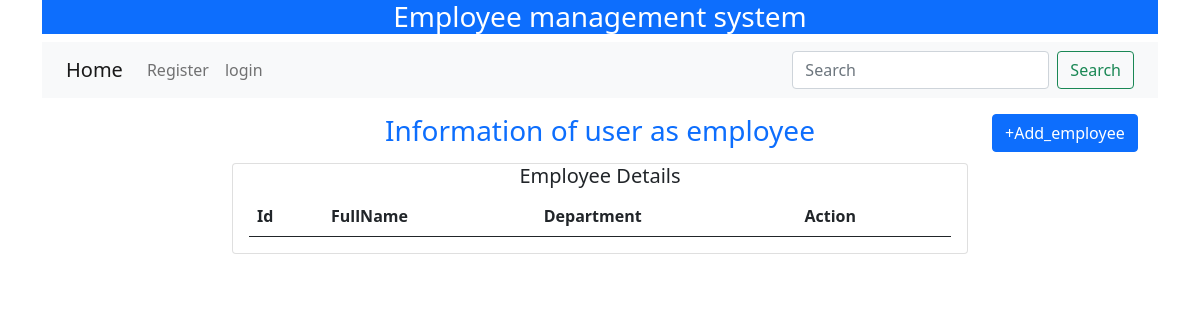
Before: /employeeinfo/ with the older database file.
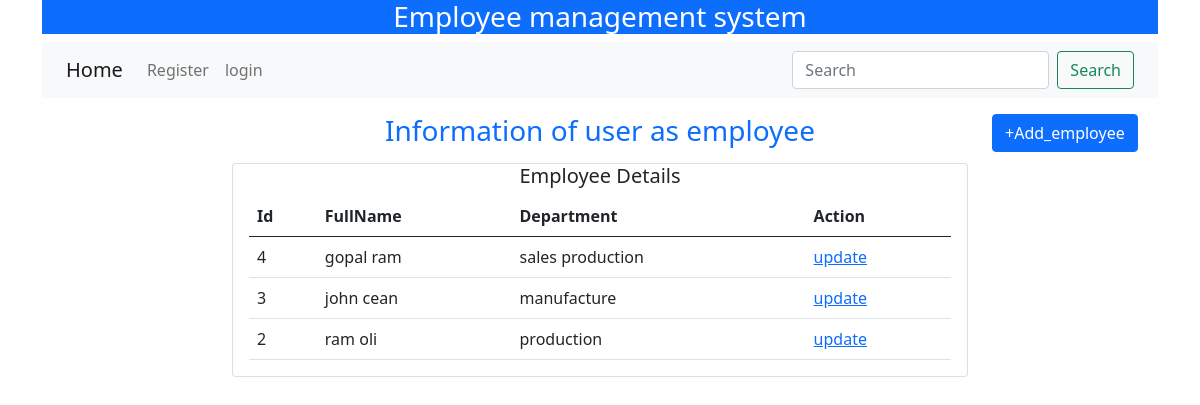
After: the same page with the newer database file.
### employee/models.py (models this page shows, shortened)
class  Emloyee(models.Model):
	user = models.OneToOneField(User,on_delete=models.CASCADE)
	full_name = models.CharField(max_length= 255,null= False)
	department = models.CharField(max_length= 255,null= False)
	salary = models.IntegerField(null= False)
	is_employee = models.BooleanField(default=False)
	join_of_date = models.DateField(auto_now_add=True)
	class Meta:
		app_label = 'employee'
		ordering = ['full_name']

### employee/views.py (the view)
# urls.py: path('employeeinfo/',views.Employe, name='employeeinfo'), # view the employee page information
def Employe(request):
	employee_data = Emloyee.objects.all()
	data = {
	'employee_data':employee_data
	}
	return render(request, 'employeeinfo.html', data)

### employee/templates/employeeinfo.html (shortened to what this page needs)
{% extends 'base.html'%}
{% block content %}
{% include 'menu.html' %}
<div class="row">
	<div class="col-md-2 col-sm-2col-xs-12"></div>
	<div class="col-md-8 col-sm-8 col-xs-12">
		<div class="text-center px-3 mt-3">
			<h3 class="text-primary">Information of user as employee</h3>
		</div>
		<div class="card px-3 mt-3 ">
			<h5 class="text-center">Employee Details </h5>
			<table class="table">
				<thead>
					<tr>
						<th>Id</th>
						<th>FullName</th>
						<th>Department</th>
						<th>Action</th>
					</tr>
				</thead>
				<tbody>
					{% for emp in employee_data %}
					<tr>
						<td scope="row">{{emp.id}}</td>
						<td>{{emp.full_name}}</td>
						<td>{{emp.department}}</td>
						<td>
							<a href="#" class="">update</a>
						</td>
					</tr>
					{% endfor %}
				</tbody>
			</table>
		</div>
	</div>
	<div class="col-md-2 col-sm-2 col-xs-12">
		<div class="mt-3">
		<a href="/addemployee"><button class="btn btn-primary">+Add_employee</button></a>
	</div>
	</div>
</div>
{% endblock %}

### templates/base.html (shortened to what this page needs)
<!DOCTYPE html>
<html>
<head>
	<link href="https://cdn.jsdelivr.net/npm/bootstrap@5.0.0-beta3/dist/css/bootstrap.min.css" rel="stylesheet">
</head>
<div class="container">
	<div class="row">
		<div class="col-md-12 col-sm-12 col-xs-12">
			<div class="bg-primary text-center px-3">
				<h3 class="text-center text-white">Employee management system</h3>
			</div>
		</div>
	</div>
	{% block content %}
	{% endblock %}
</div>
<body>
</body>
</html>

### templates/menu.html (shortened to what this page needs)
<div class="row">
		<div class="col-md-12 col-sm-12 col-xs-12">
	<nav class="navbar navbar-expand-lg navbar-light bg-light">
  <div class="container-fluid">
    <a class="navbar-brand" href="/">Home</a>
    <div class="collapse navbar-collapse" id="navbarSupportedContent">
      <ul class="navbar-nav me-auto mb-2 mb-lg-0">
        {% if not request.user.is_authenticated %}
           <li class="nav-item">
          <a class="nav-link " href="/register" tabindex="-1" aria-disabled="true">Register</a>
        </li>
         <li class="nav-item">
          <a class="nav-link " href="/login" tabindex="-1" aria-disabled="true">login</a>
        </li>
          {% endif %}
      </ul>
      <form class="d-flex">
        <input class="form-control me-2" type="search" placeholder="Search" aria-label="Search">
        <button class="btn btn-outline-success" type="submit">Search</button>
      </form>
    </div>
  </div>
</nav>
	</div>
</div>

Changed rows visible on the page:
added Emloyee: id "4", full_name "gopal ram", department "sales production"
added Emloyee: id "3", full_name "john cean", department "manufacture"
added Emloyee: id "2", full_name "ram oli", department "production"
